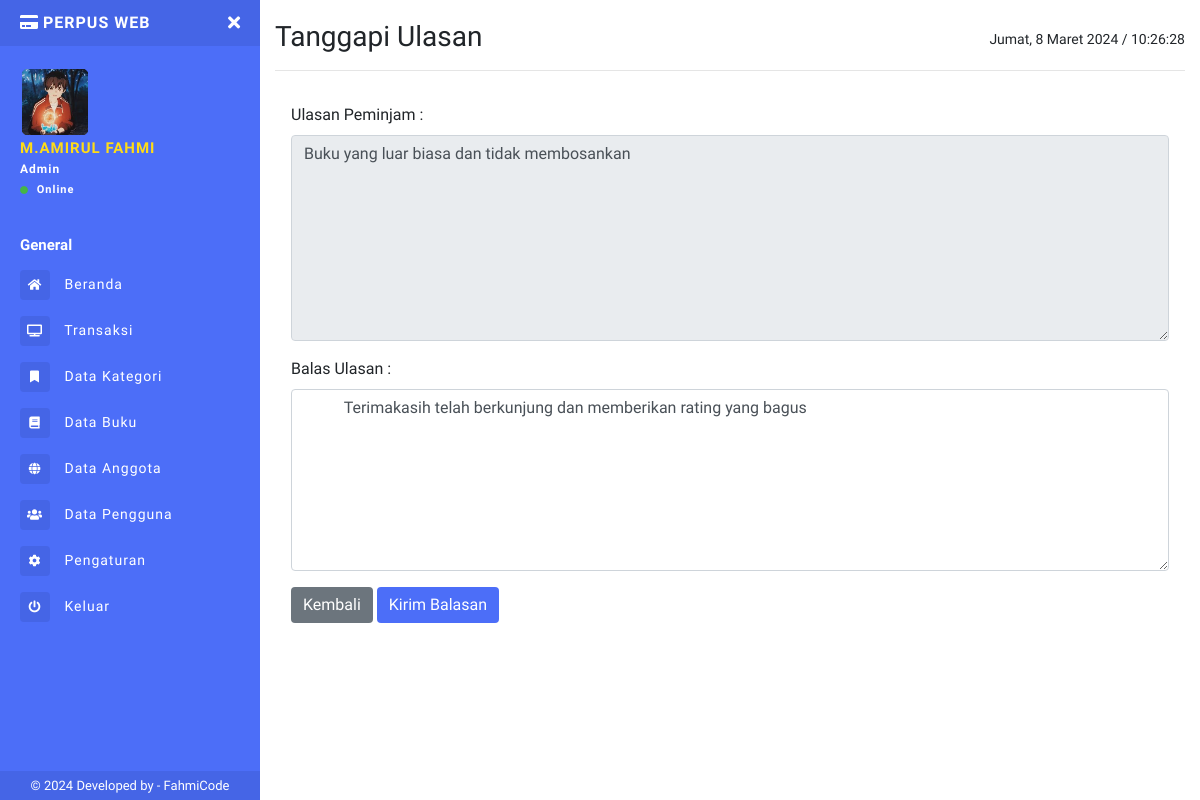
Page /admin/tanggapan.php?id_tanggapan=4 (signed in) on the committed database.
### tables this page shows
CREATE TABLE `tb_ulasan` (
  `id_ulasan` int(11) NOT NULL,
  `id_buku` varchar(15) NOT NULL,
  `id_anggota` varchar(15) NOT NULL,
  `ulasan` text NOT NULL,
  `rating` varchar(25) NOT NULL,
  `tgl_ulasan` varchar(40) NOT NULL,
  `balasan` varchar(100) DEFAULT NULL,
  `tgl_balasan` varchar(40) DEFAULT NULL
);

### admin/tanggapan.php (the view, shortened to what this page needs)
<?php
include "sidebar.php";
$query = mysqli_query($conn, "SELECT * FROM tb_ulasan WHERE id_ulasan = '" . $_GET['id_tanggapan'] . "'");
$data = mysqli_fetch_assoc($query);
?>
<h1 class="h3 mb-0">
  Tanggapi Ulasan
  <div class="float-right">
    <p id="date_time" style="font-size: 14px; margin-top:11px"></p>
  </div>
</h1>
<hr>
<div class="modal-content border-0">
  <form method="POST" enctype="multipart/form-data" action="">
    <div class="modal-body">
      <div class="form-group">
        <label class="samll">Ulasan Peminjam :</label>
        <textarea name="" id="" class="form-control" cols="20" rows="8" readonly><?= $data['ulasan']; ?>
       </textarea>
      </div>
      <div class="form-group">
        <label class="samll">Balas Ulasan :</label>
        <textarea name="tanggapan" id="" class="form-control" cols="20" rows="7">
          <?= $data['balasan']; ?>
       </textarea>
      </div>
      <div class="text-left mt-2">
        <button type="button" class="btn btn-secondary text-left" onclick="history.back(-1)">Kembali</button>
        <button type="submit" name="tanggapi" class="btn btn-primary">Kirim Balasan</button>
      </div>
    </div>
  </form>
</div>
<?php include "footer.php" ?>

### admin/sidebar.php (shortened to what this page needs)
<?php
include '../connection/koneksi.php';
$query = "SELECT * FROM tb_admin WHERE id = '" .  $_COOKIE['id_admin'] . "'";
$run = mysqli_query($conn, $query);
$d = mysqli_fetch_array($run);
?>
<!DOCTYPE html>
<html>
<head>
  <link rel="stylesheet" href="https://maxcdn.bootstrapcdn.com/bootstrap/4.0.0/css/bootstrap.min.css">
  <link href="../assets/css/style.css" rel="stylesheet">
  <link href="https://use.fontawesome.com/releases/v5.0.6/css/all.css" rel="stylesheet">
  <link href="../assets/vendor/datatables/dataTables.bootstrap4.min.css" rel="stylesheet">
  <link href="../assets/vendor/datatables/responsive.bootstrap4.min.css" rel="stylesheet">
</head>
<body>
  <div class="page-wrapper chiller-theme toggled">
    <nav id="sidebar" class="sidebar-wrapper">
      <div class="sidebar-content">
        <div class="sidebar-brand">
          <a href="./"><i class="fa fa-credit-card mr-1"></i>PerPus Web</a>
          <div id="close-sidebar">
            <i class="fas fa-times"></i>
          </div>
        </div>
        <div class="sidebar-header">
          <div class="user-pic" style="height:70px;width:70px;">
            <img class="img-responsive img-rounded" src="../uploads/profil/<?= $d['foto']; ?>" alt="User picture">
          </div>
          <div class="user-info">
            <span class="user-name"><?= $d['nama']; ?>
            </span>
            <span class="user-role"><?= $d['level'] ?></span>
            <span class="user-status">
              <i class="fa fa-circle"></i>
              <span>Online</span>
            </span>
          </div>
        </div>
        <div class="sidebar-menu">
          <ul>
            <li class="header-menu">
              <span>General</span>
            </li>
            <li>
              <a href="index.php">
                <i class="fas fa-home"></i>
                <span>Beranda</span>
              </a>
            </li>
            <li>
              <a href="transaksi.php">
                <i class="fa fa-tv"></i>
                <span>Transaksi</span>
              </a>
            </li>
            <li>
              <a href="kategori.php">
                <i class="fa fa-fw fa-bookmark"></i>
                <span>Data Kategori</span>
              </a>
            </li>
            <li>
              <a href="data-buku.php">
                <i class="fa fa-book"></i>
                <span>Data Buku</span>
              </a>
            </li>
            <li>
              <a href="data-anggota.php">
                <i class="fas fa-globe"></i>
                <span>Data Anggota</span>
              </a>
            </li>
            <?php
            if ($d['level'] == "Admin") { ?>
              <li>
                <a href="data-admin.php">
                  <i class="fas fa-users"></i>
                  <span>Data Pengguna</span>
                </a>
              </li>
            <?php  }  ?>
            <li>
              <a href="pengaturan.php">
                <i class="fa fa-cog"></i>
                <span>Pengaturan</span>
              </a>
            </li>
            <li>
              <a href="#Exit" data-toggle="modal">
                <i class="fa fa-power-off"></i>
                <span>Keluar</span>
              </a>
            </li>
          </ul>
        </div>
      </div>
      <div class="sidebar-footer">
        © 2024 Developed by - <a target="_blank" rel="noopener noreferrer" href="https://fahmi965.000webhostapp.com/Portofolio.html">
          FahmiCode</a>
      </div>
    </nav>
    <main class="page-content">
      <div class="container-fluid">

### rows in the picture
tb_ulasan: ulasan "Buku yang luar biasa dan tidak membosankan", tanggapan "Terimakasih telah berkunjung dan memberikan rating yang bagus"

### other values in the picture
$d['nama'] "M.AMIRUL FAHMI"
$d['level'] "Admin"
